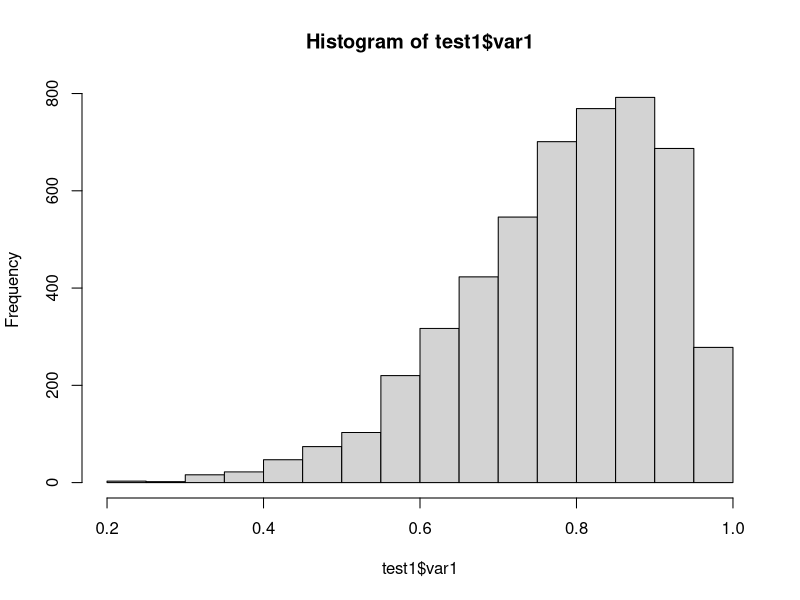
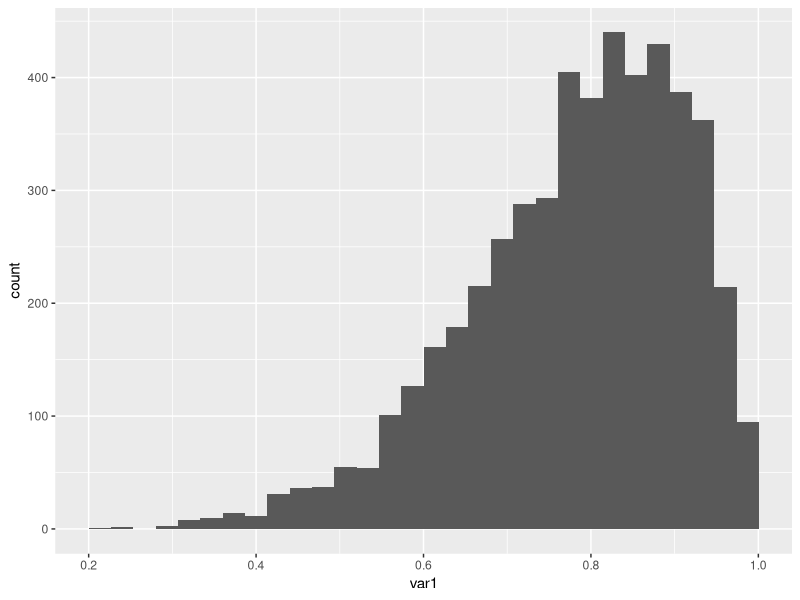
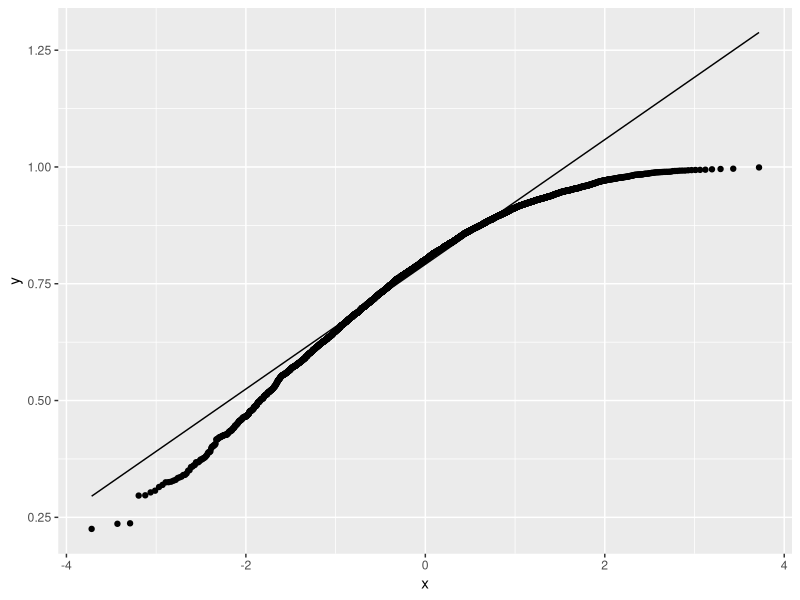
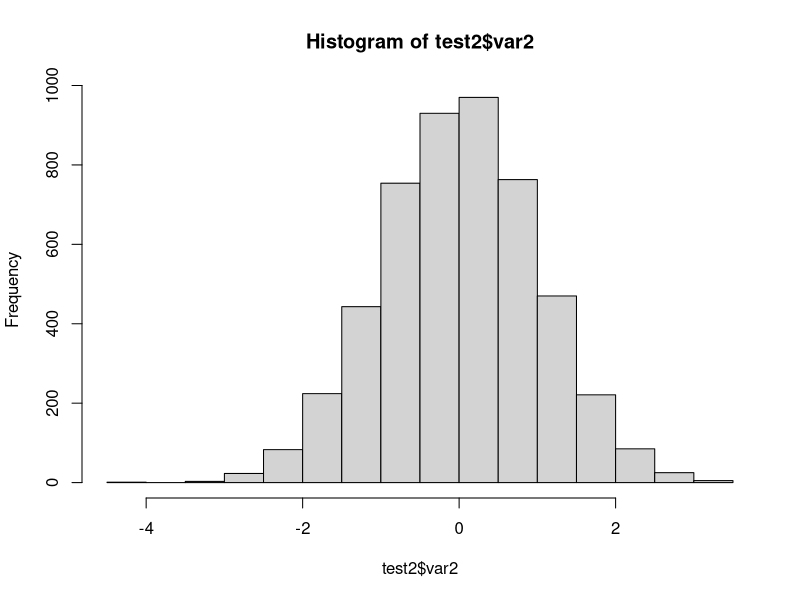
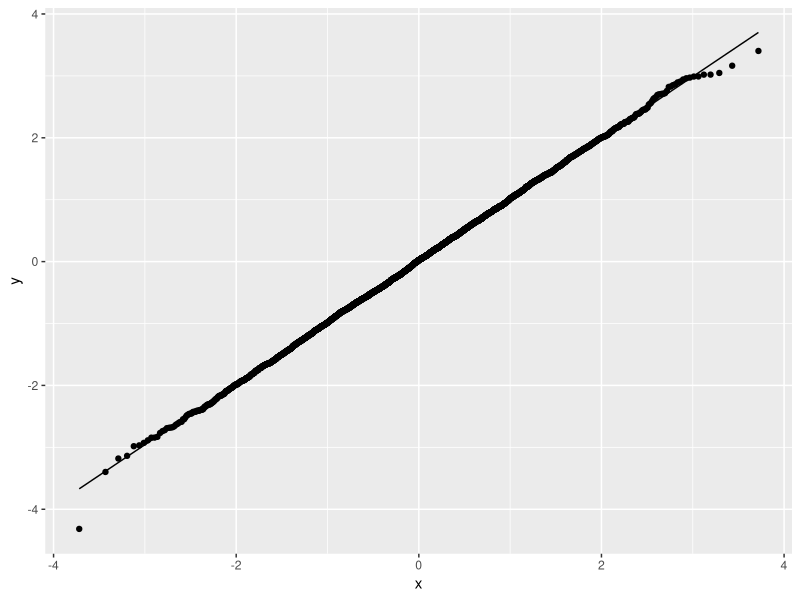

Here is the R script that generated these plots, in order:
## ---- chunk 1
library(tidyverse)
## ---- chunk 2
test1<-data.frame(var1=rbeta(5000,7,2))
hist(test1$var1) 
ggplot(test1,aes(x=var1)) + geom_histogram()
ggplot(test1,aes(sample=var1)) +
  stat_qq()+
  stat_qq_line()
## ---- chunk 3
test2<-data.frame(var2=rnorm(5000,0,1))
hist(test2$var2) 
ggplot(test2,aes(sample=var2)) +
  stat_qq()+
  stat_qq_line()
## ---- chunk 4
shapiro.test(test1$var1) #skewed data
shapiro.test(test2$var2) #normal data
## ---- chunk 5
acsdata<-read_csv("data/ACSCtyData_2019ACS.csv")
## ---- chunk 6
el.nino<-c(0, 5,1,3, 4, 1, 2, 2, 0, 2, 4)
la.nina<-c(4, 4,12, 2, 17, 7, 6, 10, 4, 8, 6)
wilcox.test(el.nino, la.nina)
## ---- chunk 7
data2000<-c(3, 11, 9, 14, 17, 7, 21, 13, 19, 5)
data2010<-c(6, 12, 8, 18, 15, 13, 25, 9, 24, 10)
wilcox.test(data2000, data2010, paired=TRUE)
## ---- chunk 8
pollen_data<-read_csv("data/Midwest_Pollen_Data.csv")
